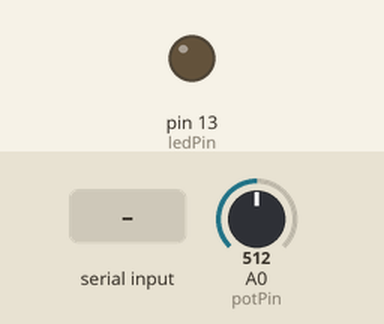
Simulated run of this sketch. Board: Arduino Uno, built with avr-gcc and run on an emulated ATmega328P. On the bench: output pins drawn as LEDs (lit = HIGH). The inputs (shaded band) are chosen by the test bench; at power-on: A0 (potPin) = 512. What the sketch prints to the serial monitor is not drawn.

Above: at 1.2 s.
1.3 s: "FireUp:90\n" received over Serial
At 2.3 s:
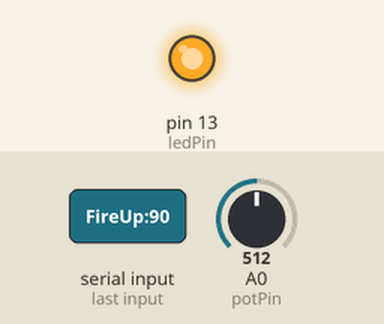
2.8 s: "FireUp:\n" received over Serial
At 3.4 s:
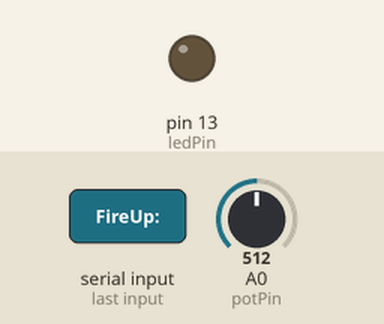
Timing chart, 0 to 5.8 s (numbered marks = the images above; inputs shaded):
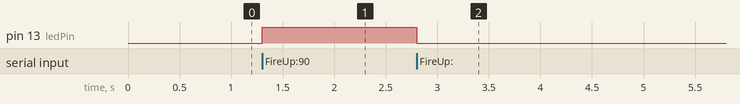

Measured:
- after the input at 1.3 s, pin 13 (ledPin): LOW → HIGH at once
- after the input at 2.8 s, pin 13 (ledPin): HIGH → LOW at once

The sketch:

SerialBridge.ino
```cpp
// OpenXilEdu pedal reader - runs on the Arduino, read by ExtProc_ArduinoSerialBridge.cpp
// on the PC side over USB serial.
//
// Wiring:
//   Potentiometer (3-pin): outer pins to 5V and GND (either way round -
//   it just flips which direction is "more throttle"), middle pin
//   (the wiper) to A0.
//
//   No LED wiring needed - the ignition indicator uses the board's
//   built-in LED (the one labeled "L", next to pin 13).
//
// Protocol (must match ExtProc_ArduinoSerialBridge.cpp on the PC side):
//   - Every loop, sends "PedalPos:<0-1023>\n" (the raw analogRead() value).
//   - Reads back "FireUp:<0 or 1>\n" whenever the PC sends it, and drives
//     the built-in LED accordingly.
//   - Baud rate (115200) must match the `baud` value hardcoded in
//     ExtProc_ArduinoSerialBridge.cpp - if you change one, change the other.

int potPin = A0;
int potVal = 0;
int ledPin = LED_BUILTIN;

void setup() {
  Serial.begin(115200); // match ExtProc_ArduinoSerialBridge.cpp's baud rate
  pinMode(ledPin, OUTPUT);
}

void loop() {
  potVal = analogRead(potPin);

  Serial.print("PedalPos:");
  Serial.println(potVal);

  if (Serial.available()) {
    String cmd = Serial.readStringUntil('\n');
    if (cmd.startsWith("FireUp:")) {
      int value = cmd.substring(7).toInt();
      digitalWrite(ledPin, value >= 1 ? HIGH : LOW);
    }
  }
}
```
